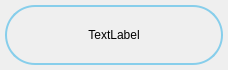
<?xml version="1.0" encoding="UTF-8"?>
<ui version="4.0">
 <class>CusAdjustBox</class>
 <widget class="QWidget" name="CusAdjustBox">
  <property name="geometry">
   <rect>
    <x>0</x>
    <y>0</y>
    <width>228</width>
    <height>70</height>
   </rect>
  </property>
  <property name="sizePolicy">
   <sizepolicy hsizetype="Minimum" vsizetype="Minimum">
    <horstretch>0</horstretch>
    <verstretch>0</verstretch>
   </sizepolicy>
  </property>
  <property name="minimumSize">
   <size>
    <width>0</width>
    <height>70</height>
   </size>
  </property>
  <property name="windowTitle">
   <string>Form</string>
  </property>
  <property name="styleSheet">
   <string notr="true"/>
  </property>
  <layout class="QHBoxLayout" name="horizontalLayout">
   <property name="spacing">
    <number>5</number>
   </property>
   <property name="leftMargin">
    <number>5</number>
   </property>
   <property name="topMargin">
    <number>5</number>
   </property>
   <property name="rightMargin">
    <number>5</number>
   </property>
   <property name="bottomMargin">
    <number>5</number>
   </property>
   <item>
    <widget class="QFrame" name="frame">
     <property name="sizePolicy">
      <sizepolicy hsizetype="Minimum" vsizetype="Minimum">
       <horstretch>0</horstretch>
       <verstretch>0</verstretch>
      </sizepolicy>
     </property>
     <property name="minimumSize">
      <size>
       <width>0</width>
       <height>60</height>
      </size>
     </property>
     <property name="styleSheet">
      <string notr="true">QFrame#frame
{
	border: 2px solid skyblue;
	border-radius: 30px;
}</string>
     </property>
     <property name="frameShape">
      <enum>QFrame::StyledPanel</enum>
     </property>
     <property name="frameShadow">
      <enum>QFrame::Raised</enum>
     </property>
     <layout class="QHBoxLayout" name="horizontalLayout_2">
      <item>
       <widget class="QPushButton" name="leftBtn">
        <property name="minimumSize">
         <size>
          <width>0</width>
          <height>40</height>
         </size>
        </property>
        <property name="styleSheet">
         <string notr="true">QPushButton
{
image: url(:/icons/leftLittleArrow.png);
border: 0px;
}
QPushButton:hover
{
	background-color: rgb(202, 202, 202);
}

QPushButton:pressed
{
	background-color: gray;
}</string>
        </property>
        <property name="text">
         <string/>
        </property>
       </widget>
      </item>
      <item>
       <widget class="QLabel" name="label">
        <property name="styleSheet">
         <string notr="true">
font: 20pt &quot;Microsoft YaHei UI&quot;;</string>
        </property>
        <property name="text">
         <string>TextLabel</string>
        </property>
        <property name="alignment">
         <set>Qt::AlignCenter</set>
        </property>
       </widget>
      </item>
      <item>
       <widget class="QPushButton" name="rightBtn">
        <property name="minimumSize">
         <size>
          <width>0</width>
          <height>40</height>
         </size>
        </property>
        <property name="styleSheet">
         <string notr="true">QPushButton
{
	image: url(:/icons/rightLittleArrow.png);
border: 0px;
}
QPushButton:hover
{
	background-color: rgb(202, 202, 202);
}

QPushButton:pressed
{
	background-color: gray;
}</string>
        </property>
        <property name="text">
         <string/>
        </property>
       </widget>
      </item>
     </layout>
    </widget>
   </item>
  </layout>
 </widget>
 <resources/>
 <connections/>
</ui>
